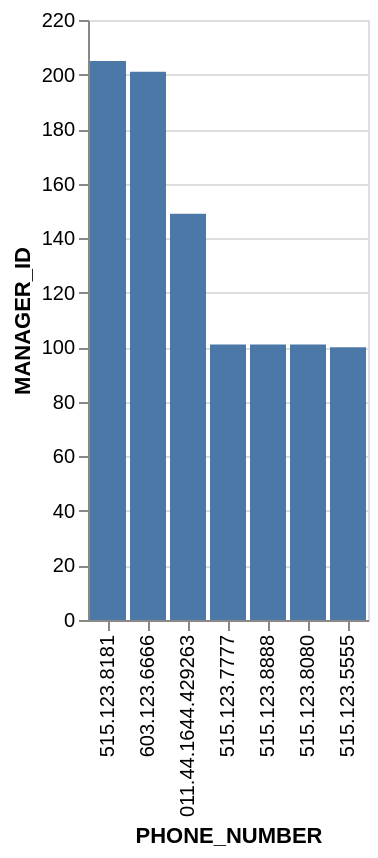

Source (Vega-Lite JSON):
### Vega-Lite specification from a JSON file in a GitHub repository (floating-point values rounded to 4 significant figures)
{"data": {"values": [{"x_data": "011.44.1644.429263", "y_data": 149}, {"x_data": "515.123.5555", "y_data": 100}, {"x_data": "603.123.6666", "y_data": 201}, {"x_data": "515.123.7777", "y_data": 101}, {"x_data": "515.123.8888", "y_data": 101}, {"x_data": "515.123.8080", "y_data": 101}, {"x_data": "515.123.8181", "y_data": 205}]}, "mark": "bar", "encoding": {"x": {"field": "x_data", "type": "nominal", "title": "PHONE_NUMBER", "sort": {"op": "sum", "field": "y_data", "order": "descending"}}, "y": {"field": "y_data", "type": "quantitative", "title": "MANAGER_ID"}}}
